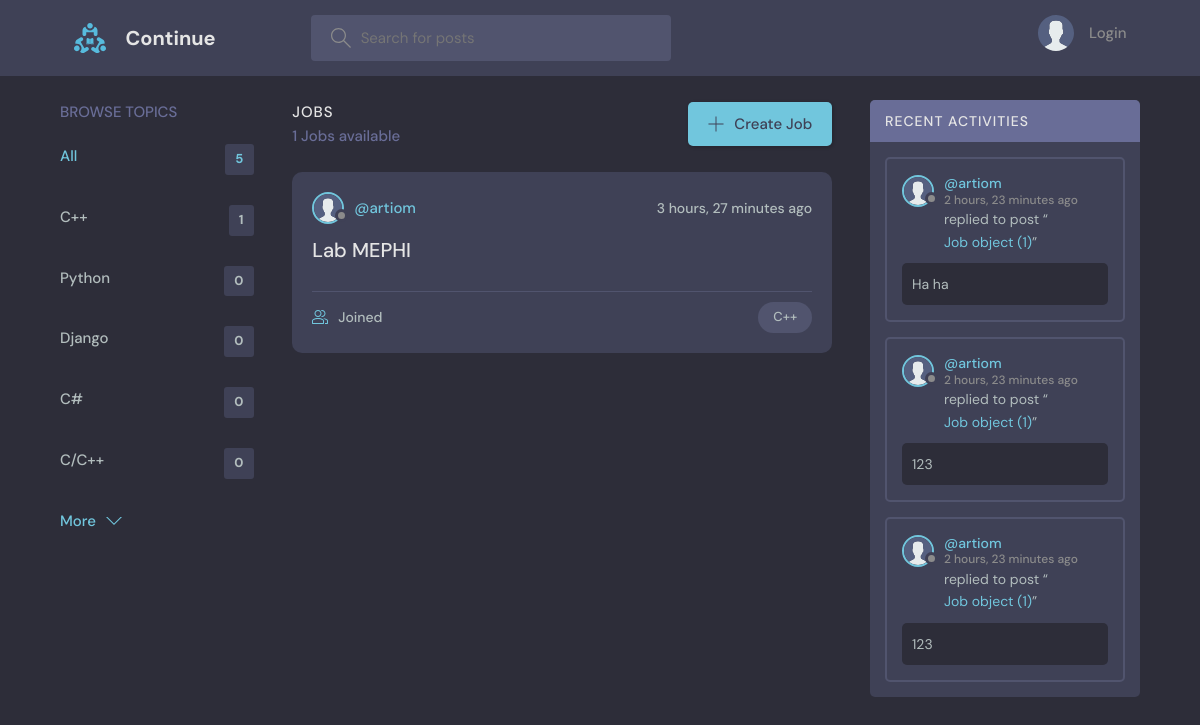
Before: / with the older database file.
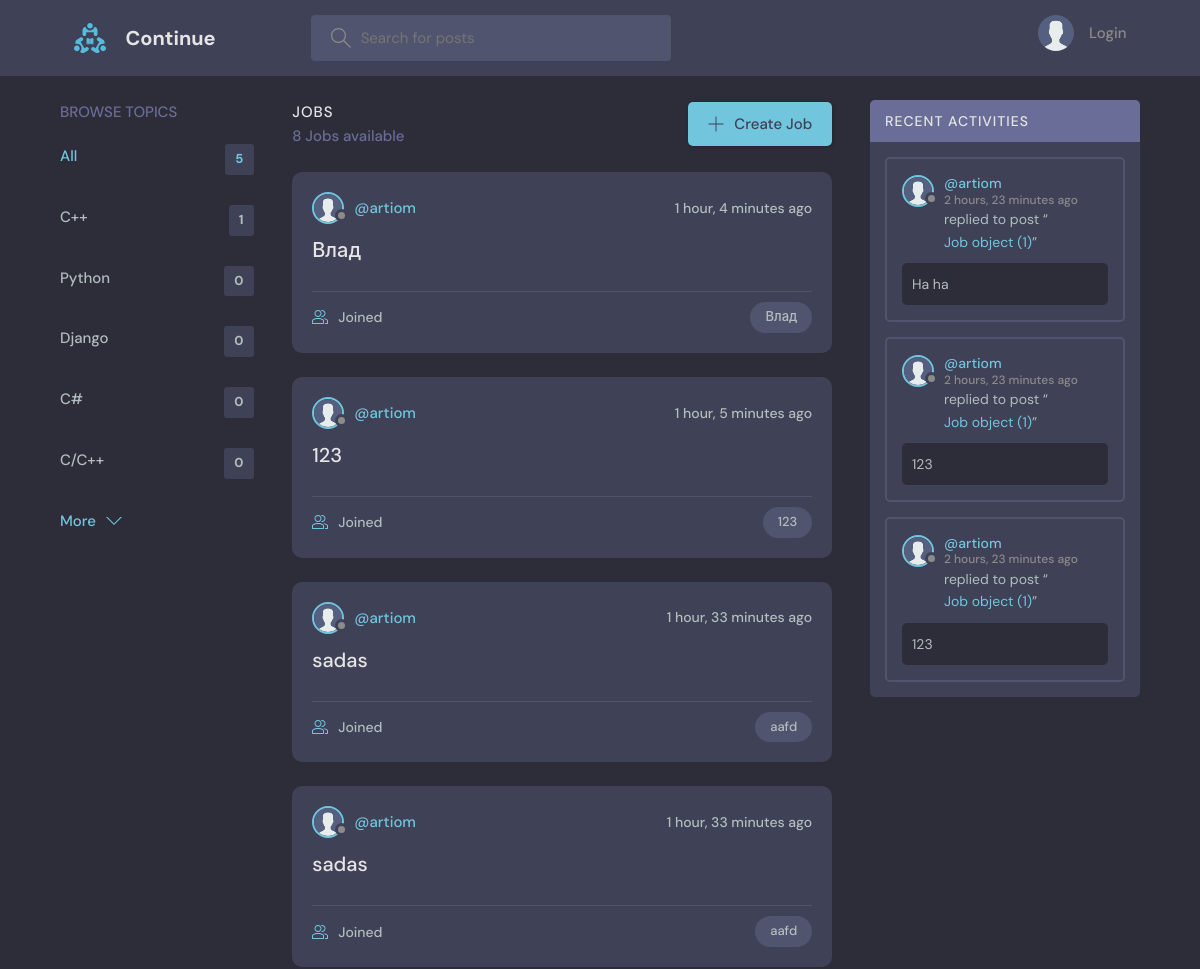
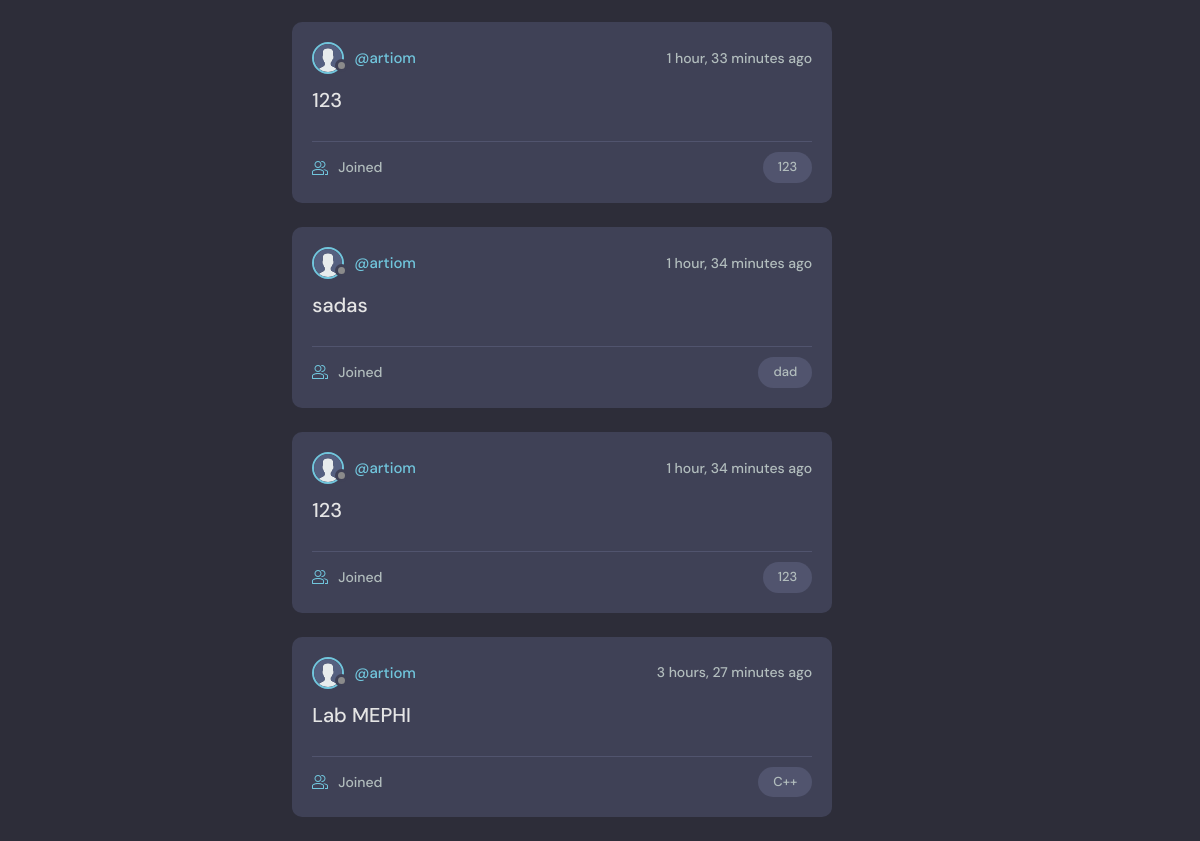
After: the same page with the newer database file (2 pictures, top to bottom).
### base/models.py (models this page shows, shortened)
class Topic(models.Model):
    name = models.CharField(max_length=200)

class Job(models.Model):
    name = models.CharField(max_length=200)
    description = models.TextField(null=True, blank=True)
    cost = models.DecimalField(max_digits=20, decimal_places=2, null=False)
    created = models.DateTimeField(auto_now_add=True)
    updated = models.DateTimeField(auto_now=True)
    topic = models.ForeignKey(Topic, on_delete=models.SET_NULL, null=True)
    status = models.ForeignKey(JobStatus, on_delete=models.SET_NULL, null=True)
    class Meta:
        ordering = ['-updated', '-created']

class User(AbstractUser):
    name = models.CharField(max_length=200, null=True)
    email = models.EmailField(unique=True)
    bio = models.TextField(null=True)
    avatar = models.ImageField(null=True, default='avatar.svg')
    balance = MoneyField(max_digits=19, decimal_places=4, default_currency='RUB', default=0)
    USERNAME_FIELD = 'email'
    REQUIRED_FIELDS = []

class Message(models.Model):
    user = models.ForeignKey(User, on_delete=models.CASCADE)
    job = models.ForeignKey(Job, on_delete=models.CASCADE)
    body = models.TextField()
    updated = models.DateTimeField(auto_now=True)
    created = models.DateTimeField(auto_now_add=True)
    class Meta:
        ordering = ['-updated', '-created']

### base/views.py (the view)
# urls.py: path('', views.home, name="home"),
def home(request):
    q = request.GET.get('q') if request.GET.get('q') != None else ''
    jobs = Job.objects.filter(
        Q(topic__name__icontains=q) |
        Q(name__icontains=q) |
        Q(description__icontains=q)
    )
    topics = Topic.objects.all()[0:5]
    job_count = jobs.count()
    job_messages = Message.objects.filter(
        Q(job__topic__name__icontains=q))[0:3]
    job_customer = User.objects.all()[0] # TODO: правильно определить customer для этой job
    context = {'jobs': jobs,
               'job_customer': job_customer,
               'topics': topics,
               'job_count': job_count,
               'job_messages': job_messages}
    return render(request, 'base/home.html', context)

### base/templates/base/home.html (shortened to what this page needs)
{% extends 'main.html' %}
{% block content %}
<main class="layout layout--3">
  <div class="container">
    {% include 'base/topics_component.html' %}
    <div class="jobList">
      <div class="jobList__header">
        <div>
          <h2>Jobs</h2>
          <p>{{job_count}} Jobs available</p>
        </div>
        <a class="btn btn--main" href="{% url 'create-job' %}">
          <svg version="1.1" xmlns="http://www.w3.org/2000/svg" width="32" height="32" viewBox="0 0 32 32">
            <title>add</title>
            <path
              d="M16.943 0.943h-1.885v14.115h-14.115v1.885h14.115v14.115h1.885v-14.115h14.115v-1.885h-14.115v-14.115z">
            </path>
          </svg>
          Create Job
        </a>
      </div>
      {% include 'base/feed_component.html' %}
    </div>
    {% include 'base/activity_component.html' %}
  </div>
</main>
{% endblock %}

### base/templates/base/topics_component.html
<div class="topics">
    <div class="topics__header">
        <h2>Browse Topics</h2>
    </div>
    <ul class="topics__list">
        <li>
            <a href="{% url 'home' %}" class="active">All <span>{{topics.count}}</span></a>
        </li>
        {% for topic in topics %}
        <li>
            <a href="{% url 'home' %}?q={{topic.name}}">{{topic.name}}<span>{{topic.job_set.all.count}}</span></a>
        </li>
        {% endfor %}
    </ul>
    <a class="btn btn--link" href="{% url 'topics' %}">
        More
        <svg version="1.1" xmlns="http://www.w3.org/2000/svg" width="32" height="32" viewBox="0 0 32 32">
            <title>chevron-down</title>
            <path d="M16 21l-13-13h-3l16 16 16-16h-3l-13 13z"></path>
        </svg>
    </a>
</div>

### base/templates/base/feed_component.html (shortened to what this page needs)
{% for job in jobs %}
<div class="jobListJob">
    <div class="jobListJob__header">
        <a href="{% url 'user-profile' job_customer.id %}" class="jobListJob__author">
            <div class="avatar avatar--small">
                <img src="{{job_customer.avatar.url}}" />
            </div>
            <span>@{{job_customer.username}}</span>
        </a>
        <div class="jobListJob__actions">
            <span>{{job.created|timesince}} ago</span>
        </div>
    </div>
    <div class="jobListJob__content">
        <a href="{% url 'job' job.id %}">{{job.name}}</a>
    </div>
    <div class="jobListJob__meta">
        <a href="{% url 'job' job.id %}" class="jobListJob__joined">
            {{job_participants.count}} Joined
        </a>
        <p class="jobListJob__topic">{{job.topic.name}}</p>
    </div>
</div>
{% endfor %}

### base/templates/base/activity_component.html (shortened to what this page needs)
<div class="activities">
    <div class="activities__header">
        <h2>Recent Activities</h2>
    </div>
    {% for message in job_messages %}
    <div class="activities__box">
        <div class="activities__boxHeader jobListJob__header">
            <a href="{% url 'user-profile' message.user.id %}" class="jobListJob__author">
                <div class="avatar avatar--small">
                    <img src="{{message.user.avatar.url}}" />
                </div>
                <p>
                    @{{message.user.username}}
                    <span>{{message.created|timesince}} ago</span>
                </p>
            </a>
        </div>
        <div class="activities__boxContent">
            <p>replied to post “<a href="{% url 'job' message.job.id %}">{{message.job}}</a>”</p>
            <div class="activities__boxJobContent">{{message.body}}</div>
        </div>
    </div>
    {% endfor %}
</div>

Changed rows visible on the page:
added Job: avatar (placeholder picture), {{ job_customer.username }} "artiom", created "1 hour, 4 minutes", name "Влад", topic.name "Влад"
added Job: avatar (placeholder picture), {{ job_customer.username }} "artiom", created "1 hour, 5 minutes", name "123", topic.name "123"
added Job: avatar (placeholder picture), {{ job_customer.username }} "artiom", created "1 hour, 33 minutes", name "sadas", topic.name "aafd"
added Job: avatar (placeholder picture), {{ job_customer.username }} "artiom", created "1 hour, 33 minutes", name "sadas", topic.name "aafd"
added Job: avatar (placeholder picture), {{ job_customer.username }} "artiom", created "1 hour, 33 minutes", name "123", topic.name "123"
added Job: avatar (placeholder picture), {{ job_customer.username }} "artiom", created "1 hour, 34 minutes", name "sadas", topic.name "dad"
added Job: avatar (placeholder picture), {{ job_customer.username }} "artiom", created "1 hour, 34 minutes", name "123", topic.name "123"
Other visible differences:
{{ job_count }}: "1" → "8"
